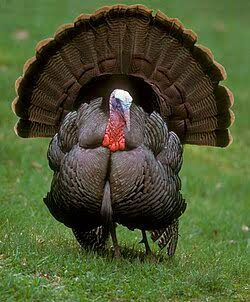
#> input picture pavo.jpg, 250 x 302 px
$ python p7-pavo-0106.py
#> lines starting #> are read from the running program, lines starting #| are printed output that depends on the picture
# Ejemplo 1: Conversión entre BGR, RGB y Escala de Grises
# # Samuel Nicola NC = 0106

import cv2
import matplotlib.pyplot as plt

# 1. Cargar imagen desde disco (OpenCV la lee en formato BGR)
img_bgr = cv2.imread('pavo.jpg')
#> img_bgr is the input picture: shape (302, 250, 3); mean B, G, R 49.8, 86.7, 77.1

# 2. Conversión BGR -> RGB (para visualizar correctamente con Matplotlib)
img_rgb = cv2.cvtColor(img_bgr, cv2.COLOR_BGR2RGB)

# 3. Conversión BGR -> Escala de grises (1 solo canal)
img_gray = cv2.cvtColor(img_bgr, cv2.COLOR_BGR2GRAY)
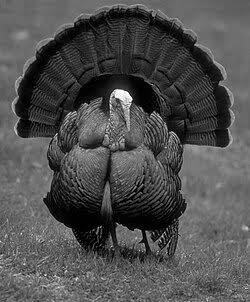
#> img_gray: shape (302, 250); min 0, max 254, mean 79.6

# 4. Mostrar los resultados comparativos
fig, axes = plt.subplots(1, 3, figsize=(12, 4))
axes[0].imshow(img_bgr)
axes[0].set_title("Original en OpenCV (BGR incorrecto)")

axes[1].imshow(img_rgb)
axes[1].set_title("Convertido a RGB")

axes[2].imshow(img_gray, cmap='gray')
axes[2].set_title("Escala de Grises")

for ax in axes:
    ax.axis('off')

plt.tight_layout()
plt.show()
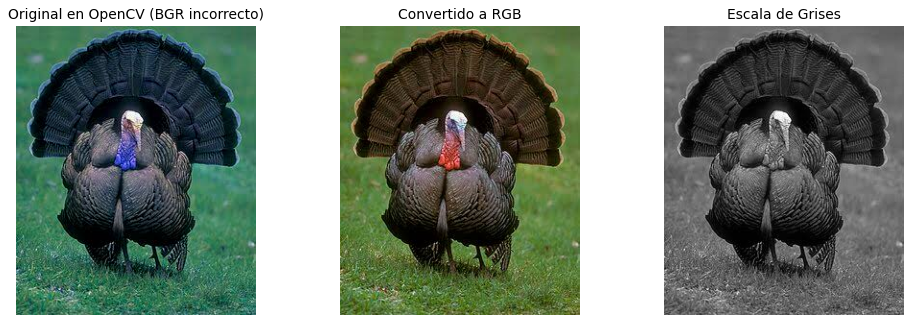
#> figure drawn by matplotlib, 3 panels; B, G, R data is drawn as R, G, B

print("Samuel Nicola 0106")
